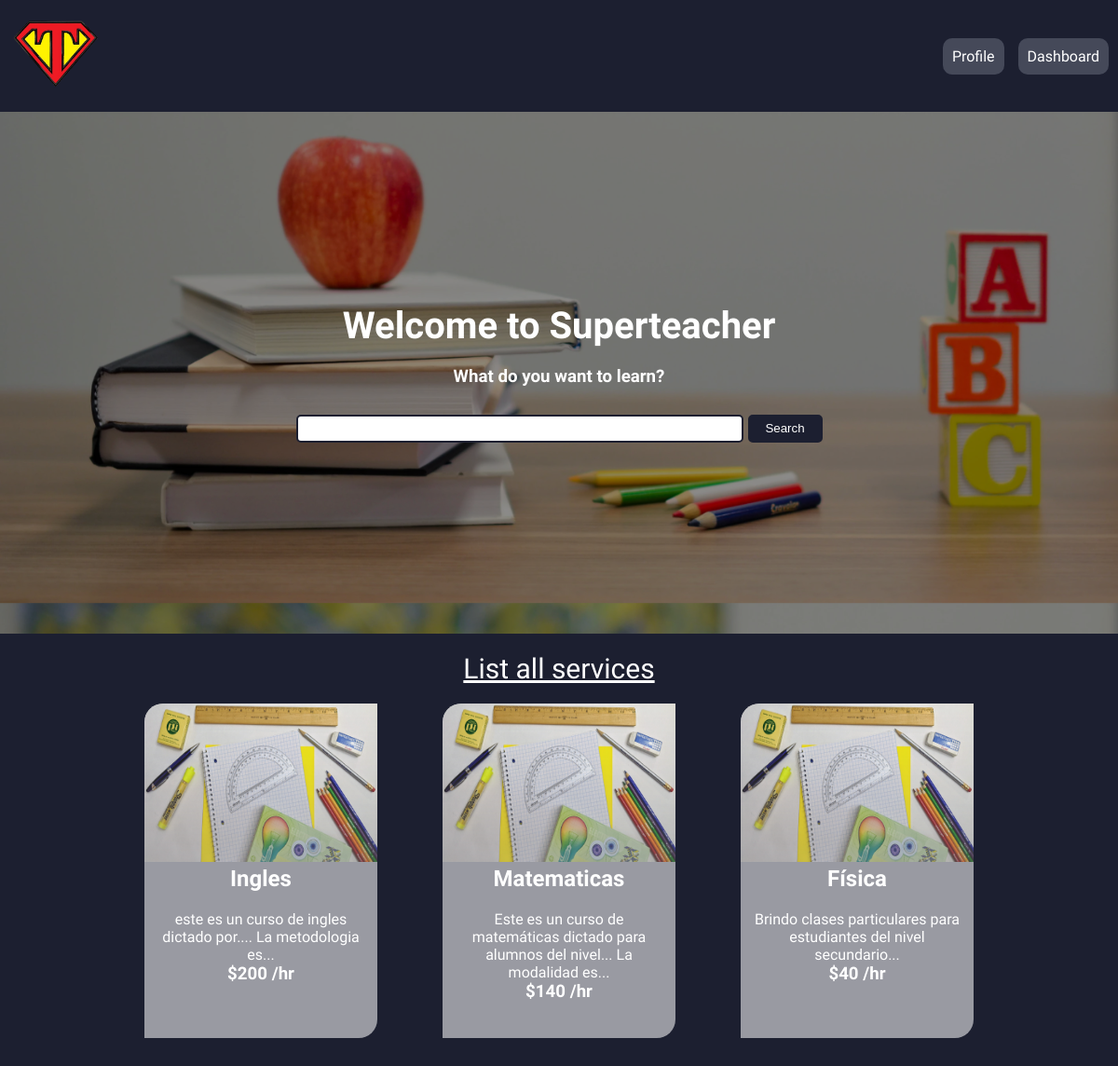
The page /home/dashboard/ on the database its author committed.
### super_teacher/models.py (models this page shows, shortened)
class Service(models.Model):
    subject = models.CharField(max_length=64)
    description = models.CharField(max_length=256)
    price = models.IntegerField()

### super_teacher/views.py (the view)
# urls.py: path('dashboard/', dashboard, name="dashboard"),
def dashboard(request):
    context = {
        'services' : Service.objects.all()
    }
    http_response = render(
        request = request,
        template_name = "super_teacher/dashboard.html",
        context = context
    )
    return http_response

### super_teacher/templates/super_teacher/dashboard.html (shortened to what this page needs)
{% extends "base_2.html" %}
{% load static %}
{% block main %}
    <main class="main-dashboard">
        <section class="banner-dashboard">
            <h1>Welcome to Superteacher</h1>
            <h3>What do you want to learn?</h3>
            <form action="{% url 'search_service'%}" method="post">
                <input type="text" name="search">
                <input class="submit" type="submit" value="Search">
            </form>
        </section>
        <section class="services">
            <a href="{% url 'dashboard' %}">List all services</a>
            {% if services%}
                <div class="services-list">
                    {% for service in services%}
                        <div class="card">
                            <img src="{% static 'assets/cards.webp' %}" alt="classes">
                            <div class="card-text">
                                <h2>{{service.subject}}</h2>
                                <p>{{service.description}}</p>
                                <h3>${{service.price}} /hr</h3>
                            </div>
                        </div>
                    {% endfor %}
                    {% else %}
                        <div>
                            <h2>Your search returned no results</h2>
                        </div>
                    {% endif %}
                </div>
        </section>
    </main>
{% endblock main %}

### static/css/styles.css (style rules this page uses)
* { margin: 0; padding: 0; box-sizing: border-box; }
.main-dashboard .banner-dashboard { background: linear-gradient(to right, #00000073, #00000073), url(./../assets/banner-dash.webp); background-size: cover; height: 70vh; background-position-y: -320px; display: flex; flex-direction: column; align-items: center; justify-content: center; }
.main-dashboard h1, .main-dashboard h2, .main-dashboard h3 { color: #ffffff; font-family: 'Open Sans', sans-serif; padding-bottom: 20px; }
.main-dashboard h1 { font-size: 40px; }
.main-dashboard form { display: flex; justify-content: center; align-items: center; padding-top: 10px; column-gap: 5px; }
.main-dashboard form input { width: 40vw; height: 30px; border-radius: 5px; outline: none; border: 2px solid #1C1F30; }
.main-dashboard form .submit { width: 80px; background-color: #1C1F30; color: #ffffff; }
.main-dashboard .services { background-color: #1C1F30; padding-bottom: 30px; min-height: 200px; display: flex; flex-direction: column; justify-content: flex-start; align-items: center; }
.main-dashboard .services a { color: #ffffff; font-family: 'Open Sans', sans-serif; font-size: 30px; padding: 20px; }
.main-dashboard .services .services-list { display: flex; flex-wrap: wrap; justify-content: space-around; align-items: center; width: 80vw; row-gap: 20px; }
.main-dashboard .services .services-list .card { width: 250px; min-height: 300px; background-color: #ffffff8c; border-radius: 20px 0 20px 0; overflow: hidden; }
.main-dashboard .services .services-list .card img { height: 170px; width: 100%; mask-image: linear-gradient(rgba(255, 255, 255, 0.923), rgba(255, 255, 255, 0.604)); -webkit-mask-image: linear-gradient(rgba(255, 255, 255, 0.923), rgba(255, 255, 255, 0.604)); }
.main-dashboard .services .services-list .card .card-text { height: 185px; display: flex; flex-direction: column; justify-content: flex-start; align-items: center; text-align: center; color: #ffffff; font-family: 'Open Sans', sans-serif; padding: 0 10px; }

### rows shown on the page
Service: subject "Ingles", description "este es un curso de ingles dictado por.... La metodologia es...", price "200"
Service: subject "Matematicas", description "Este es un curso de matemáticas dictado para alumnos del nivel... La modalidad es...", price "140"
Service: subject "Física", description "Brindo clases particulares para estudiantes del nivel secundario...", price "40"
